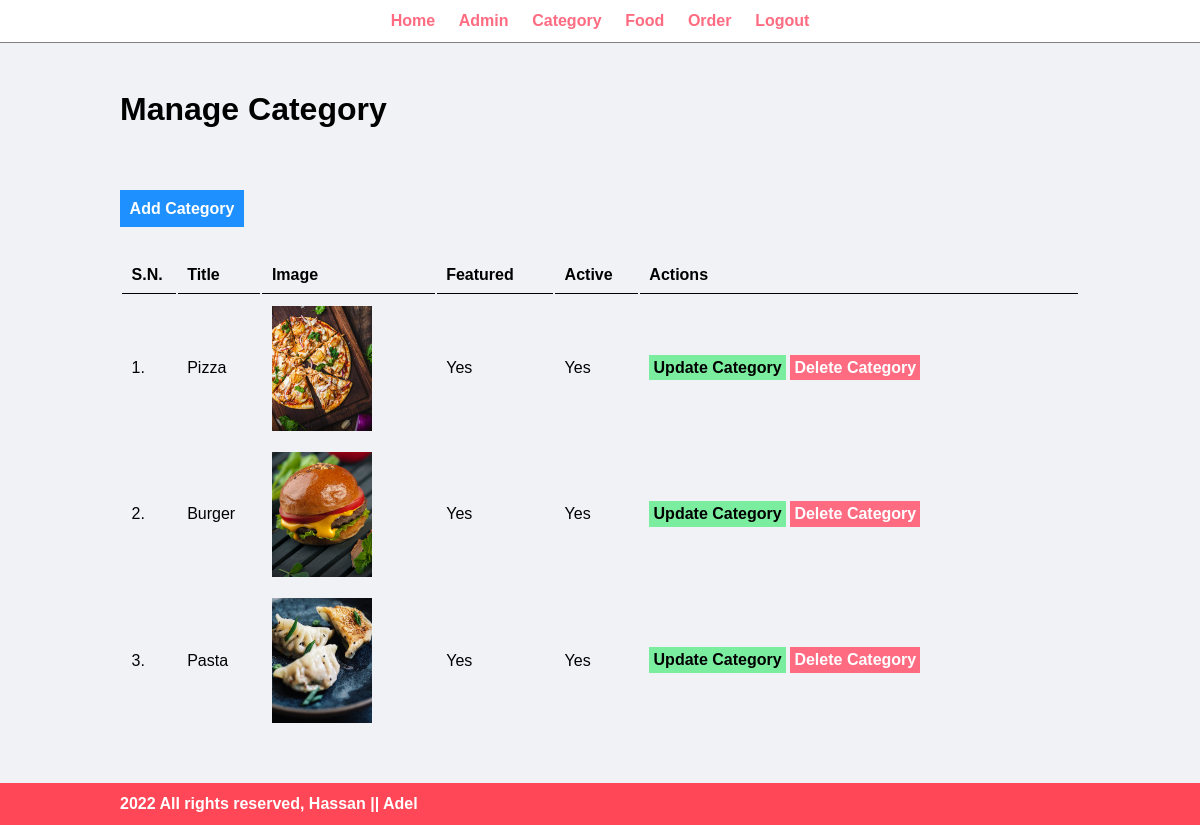
/admin/manage-category.php (signed in), run on the app's committed database.
### tables this page shows
CREATE TABLE `tbl_category` (
  `id` int(10) UNSIGNED NOT NULL,
  `title` varchar(100) NOT NULL,
  `image_name` varchar(255) NOT NULL,
  `featured` varchar(10) NOT NULL,
  `active` varchar(10) NOT NULL
);

### admin/manage-category.php (the view, shortened to what this page needs)
<?php include('partials/menu.php'); ?>
<div class="main-content">
    <div class="wrapper">
        <h1>Manage Category</h1>
        <br /><br />
        <br><br>
                <a href="<?php echo SITEURL; ?>admin/add-category.php" class="btn-primary">Add Category</a>
                <br /><br /><br />
                <table class="tbl-full">
                    <tr>
                        <th>S.N.</th>
                        <th>Title</th>
                        <th>Image</th>
                        <th>Featured</th>
                        <th>Active</th>
                        <th>Actions</th>
                    </tr>
                    <?php
                        $sql = "SELECT * FROM tbl_category";
                        $res = mysqli_query($conn, $sql);
                        $count = mysqli_num_rows($res);
                        $sn=1;
                        if($count>0)
                        {
                            while($row=mysqli_fetch_assoc($res))
                            {
                                $id = $row['id'];
                                $title = $row['title'];
                                $image_name = $row['image_name'];
                                $featured = $row['featured'];
                                $active = $row['active'];
                                ?>
                                    <tr>
                                        <td><?php echo $sn++; ?>. </td>
                                        <td><?php echo $title; ?></td>
                                        <td>
                                            <?php
                                                if($image_name!="")
                                                {
                                                    ?>
                                                    <img src="<?php echo SITEURL; ?>images/category/<?php echo $image_name; ?>" width="100px" >
                                                    <?php
                                                }
                                                else
                                                {
                                                    echo "<div class='error'>Image not Added.</div>";
                                                }
                                            ?>
                                        </td>
                                        <td><?php echo $featured; ?></td>
                                        <td><?php echo $active; ?></td>
                                        <td>
                                            <a href="<?php echo SITEURL; ?>admin/update-category.php?id=<?php echo $id; ?>" class="btn-secondary">Update Category</a>
                                            <a href="<?php echo SITEURL; ?>admin/delete-category.php?id=<?php echo $id; ?>&image_name=<?php echo $image_name; ?>" class="btn-danger">Delete Category</a>
                                        </td>
                                    </tr>
                                <?php
                            }
                        }
                        else
                        {
                            ?>
                            <tr>
                                <td colspan="6"><div class="error">No Category Added.</div></td>
                            </tr>
                            <?php
                        }
                    ?>
                </table>
    </div>
</div>
<?php include('partials/footer.php'); ?>

### css/admin.css (style rules this page uses)
* { margin: 0; padding: 0; font-family: Arial, Helvetica, sans-serif; }
.wrapper { padding: 1%; width: 80%; margin: 0 auto; }
.tbl-full { width: 100%; }
table tr th { border-bottom: 1px solid black; padding: 1%; text-align: left; }
table tr td { padding: 1%; }
.btn-primary { background-color: #1e90ff; padding: 1%; color: white; text-decoration: none; font-weight: bold; }
.btn-secondary { background-color: #7bed9f; padding: 1%; color: black; text-decoration: none; font-weight: bold; }
.btn-danger { background-color: #ff6b81; padding: 1%; color: white; text-decoration: none; font-weight: bold; }
.main-content { background-color: #f1f2f6; padding: 3% 0; }

### data on the page
tbl_category: title "Pizza", image_name (picture), featured "Yes", active "Yes"
tbl_category: title "Burger", image_name (picture), featured "Yes", active "Yes"
tbl_category: title "Pasta", image_name (picture), featured "Yes", active "Yes"
